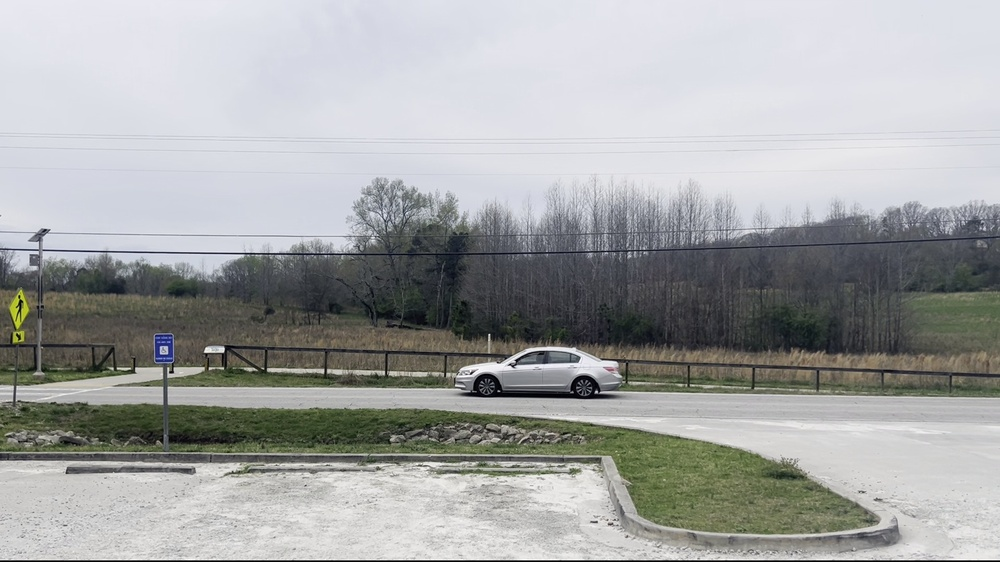
#> input picture Assignment_2/frames/frame_0004.jpg, 1000 x 562 px, shrunk from 1920 x 1080 before the run
$ python question_4_integral_image.py
#> lines starting #> are read from the running program, lines starting #| are printed output that depends on the picture
import cv2
import numpy as np

# Ensure numpy does not truncate output when printing arrays
np.set_printoptions(threshold=np.inf, linewidth=np.inf)

def compute_integral_image(image):
    # Get the dimensions of the image
    height, width = image.shape

    # Create an array to store the integral image with an extra row and column (filled with zeros)
    integral_image = np.zeros((height + 1, width + 1), dtype=np.uint32)

    # Compute the integral image
    for y in range(1, height + 1):
        for x in range(1, width + 1):
            integral_image[y, x] = (image[y - 1, x - 1] +
                                    integral_image[y - 1, x] +
                                    integral_image[y, x - 1] -
                                    integral_image[y - 1, x - 1])

    return integral_image[1:, 1:]  # Remove the first row and column to shift back

# Load an image
image = cv2.imread('frames/frame_0004.jpg', cv2.IMREAD_GRAYSCALE)
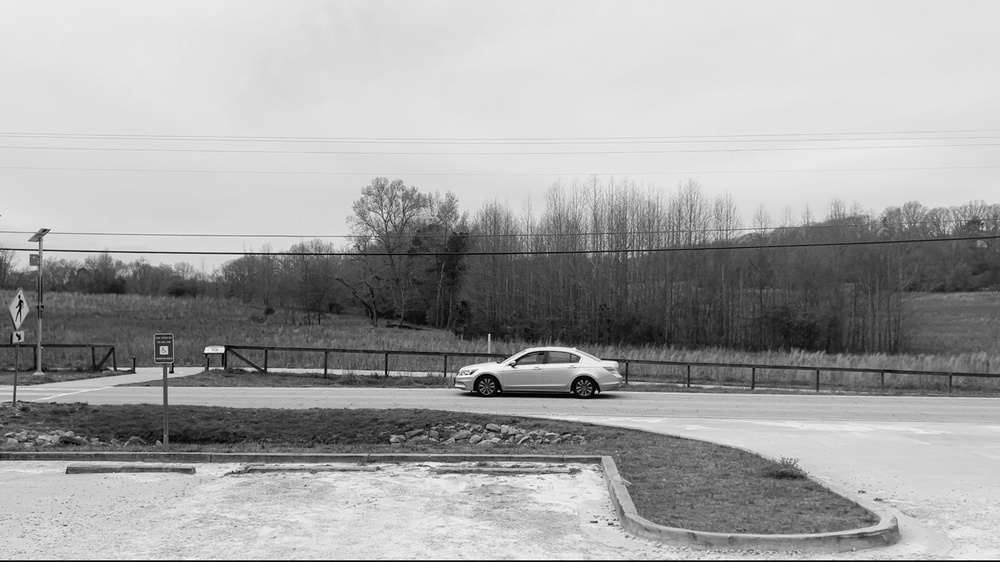
#> image: shape (562, 1000); min 0, max 255, mean 164.2
if image is None:
    print("Failed to load image.")
else:
    # Compute the integral image using OpenCV's built-in function
    integral_image = cv2.integral(image)
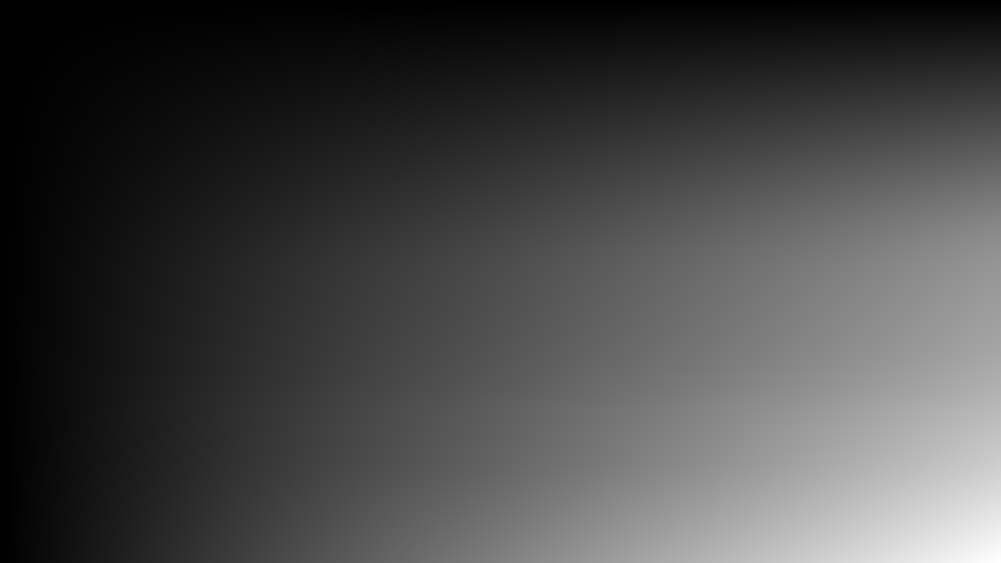
#> integral_image: shape (563, 1001) int32; min 0, max 92296814, mean 25440947.4; drawn with min black and max white
    print("Integral Image using OpenCV:")
    print(integral_image)
#> (printed output is left out)

    print('##################################################################')

    # Compute the integral image manually
    integral_img = compute_integral_image(image)
    print("Manually Computed Integral Image:")
    print(integral_img)

$ run again, with Assignment_2/frames/frame_0010.jpg copied over Assignment_2/frames/frame_0004.jpg
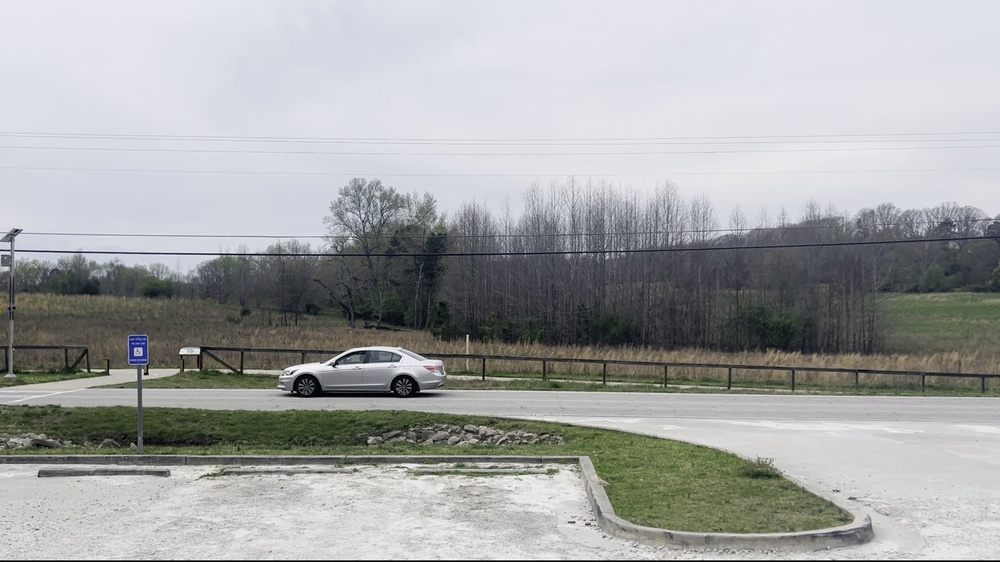
#> input picture Assignment_2/frames/frame_0010.jpg, 1000 x 562 px, shrunk from 1920 x 1080 before the run
#> `image = cv2.imread('frames/frame_0004.jpg', cv2.IMREAD_GRAYSCALE)`:
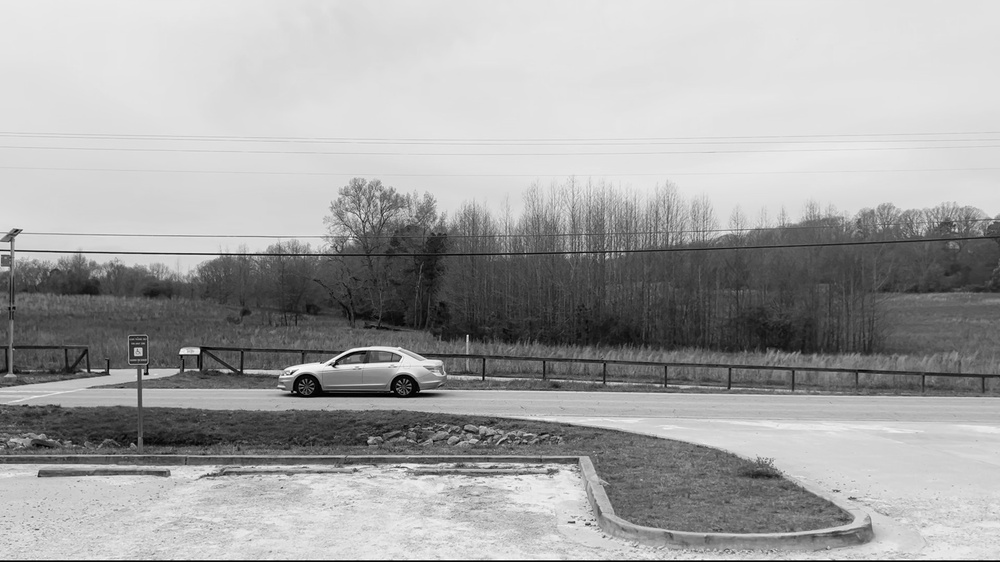
#> image: shape (562, 1000); min 0, max 255, mean 164.1
#> (printed output is left out)

$ run again, with Assignment_2/frames/frame_0019.jpg copied over Assignment_2/frames/frame_0004.jpg
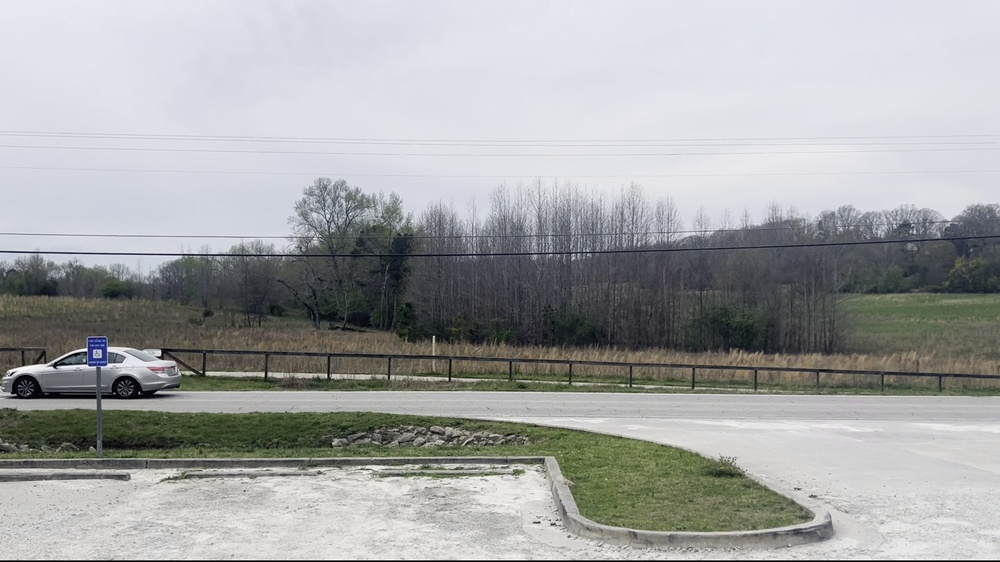
#> input picture Assignment_2/frames/frame_0019.jpg, 1000 x 562 px, shrunk from 1920 x 1080 before the run
#> `image = cv2.imread('frames/frame_0004.jpg', cv2.IMREAD_GRAYSCALE)`:
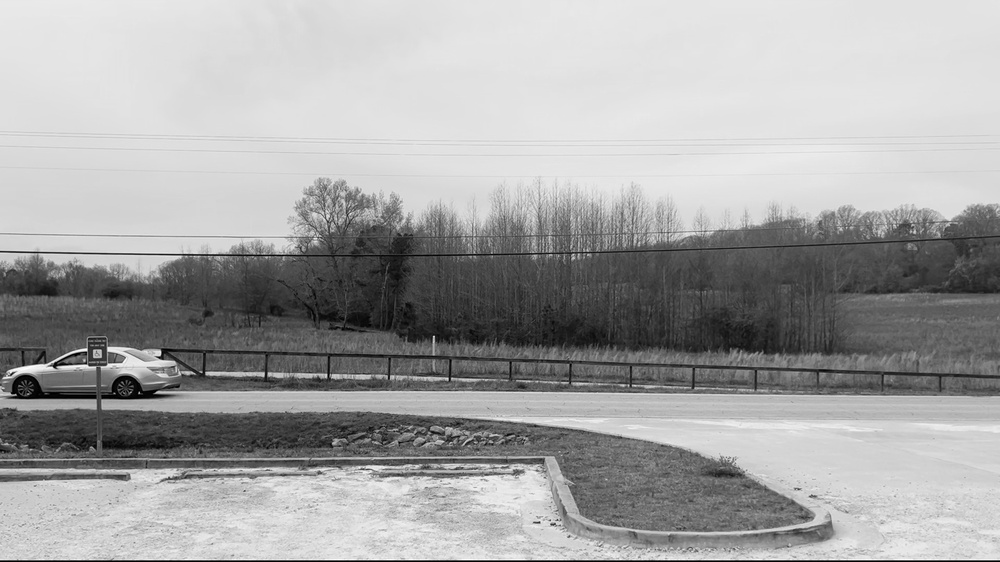
#> image: shape (562, 1000); min 0, max 255, mean 164
#> (printed output is left out)
